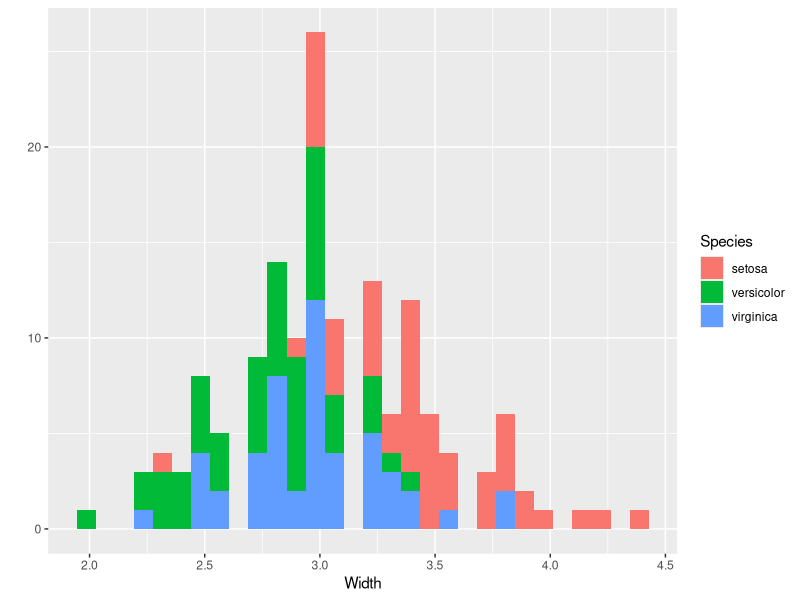
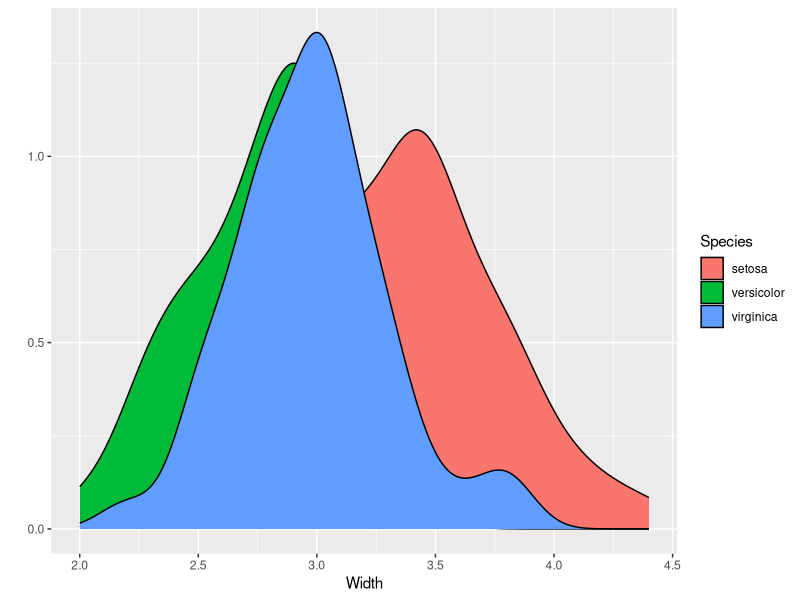
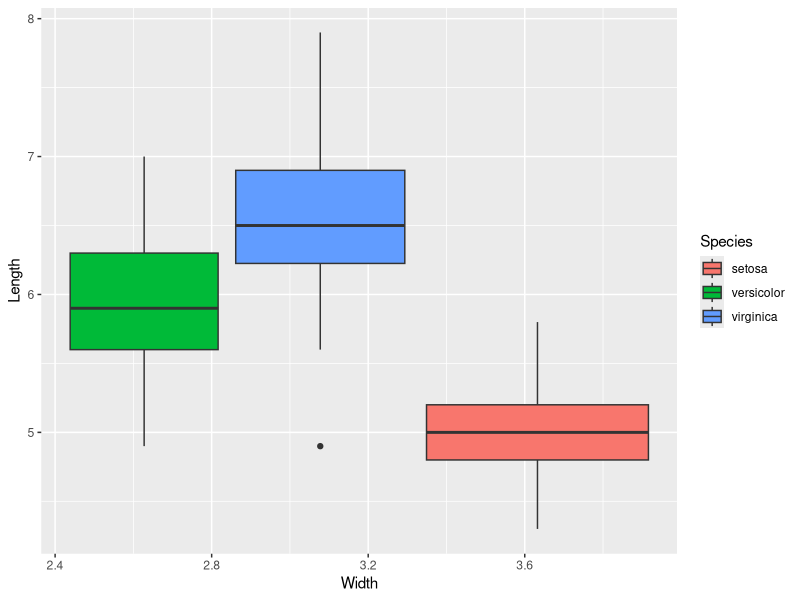
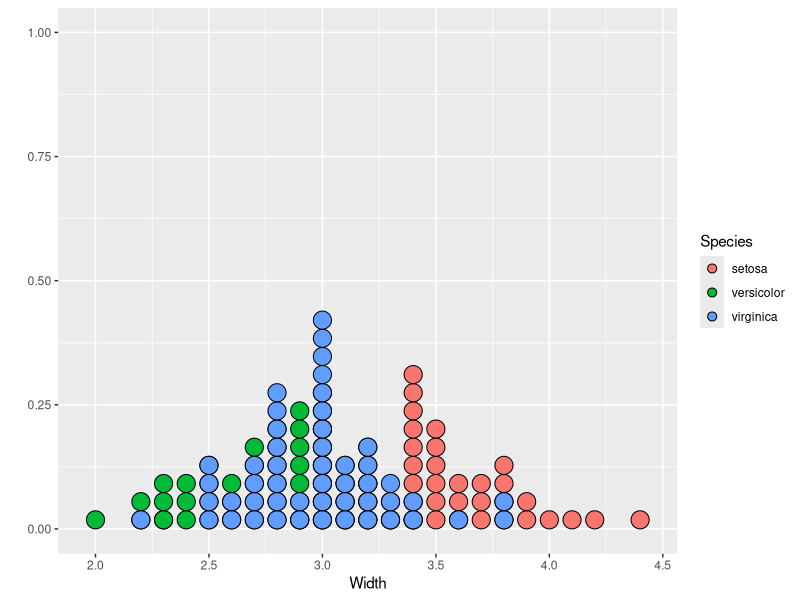
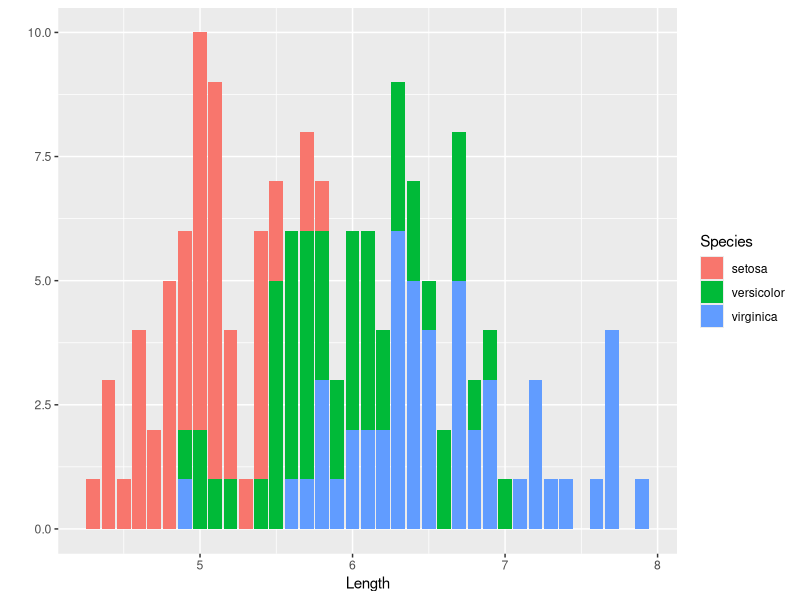

Reproduce these figures in R, in order.
library(ggplot2)

print(colnames(iris))

Species=factor(head(iris$Species,200))
Width=head(iris$Sepal.Width,200)
Length=head(iris$Sepal.Length,200)

# histogram
print(qplot(Width,geom="histogram", fill=Species))

# density
print(qplot(Width,geom="density", fill=Species))

# boxplot
print(qplot(Width,Length,geom="boxplot", fill=Species))

# dotplot
print(qplot(Width,geom="dotplot", fill=Species))

# bar
print(qplot(Length,geom="bar", fill=Species))